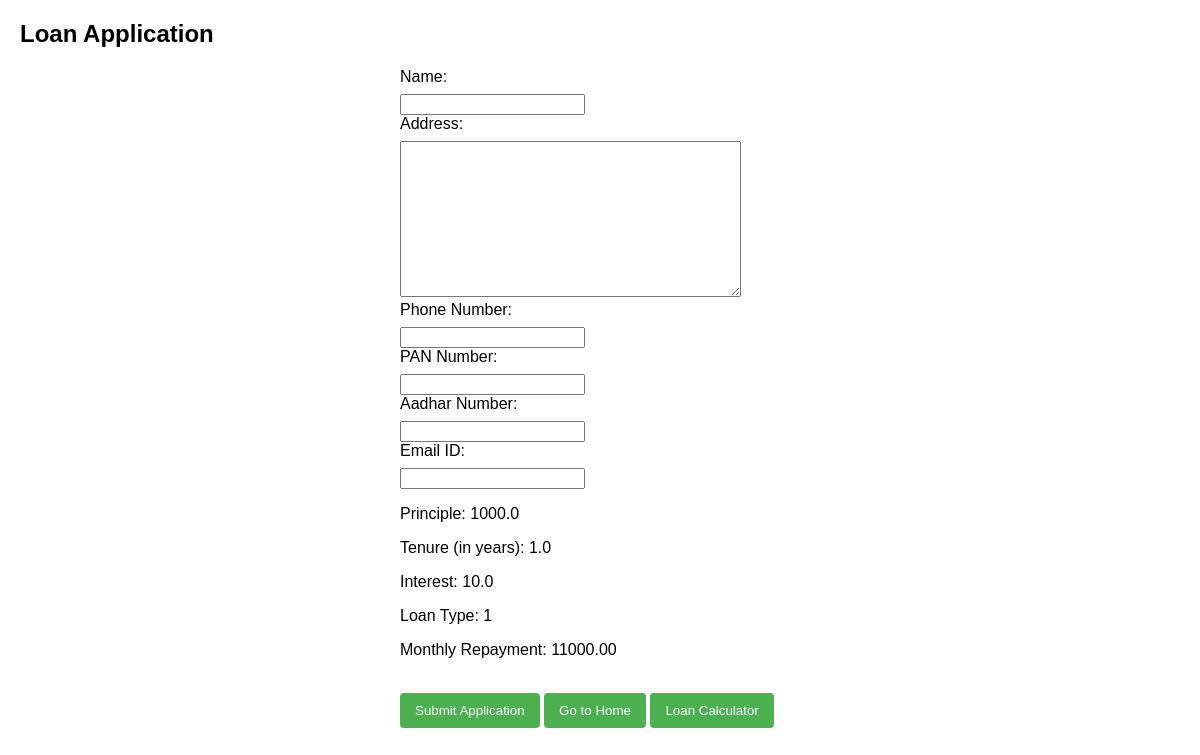
The page /apply_loan/apply_loan/ on the database its author committed.
### loan_calculator/models.py (models this page shows)
class Loan(models.Model):
    principle = models.FloatField()
    tenure = models.FloatField()
    interest = models.FloatField()
    loan_type = models.CharField(max_length=2, choices=[("1", "Plan 1 Compound intrest"),("2", "Plan2 Simple intrest")])
    monthly_repayment = models.DecimalField(max_digits=10, decimal_places=2, null=True, blank=True)

### loan_calculator/views.py (the view, shortened to what this page needs)
# urls.py: path('apply_loan/', ApplyLoan.as_view(), name='apply_loan'),
class ApplyLoan(View):
    template_name = 'loan_calculator/applyloan.html'
    def get(self, request):
        loan = Loan.objects.last()
        form = ApplyLoanform()
        return render(request, self.template_name, {'form': form, 'loan':loan})

### loan_calculator/forms.py
class ApplyLoanform(forms.ModelForm):
     class Meta:
        model = ApplyLoan
        fields = [ 'principle', 'tenure', 'interest', 'loan_type', 'name', 'address', 'phone_number', 'pan_number', 'aadhar_number', 'email']

### loan_calculator/templates/loan_calculator/applyloan.html (shortened to what this page needs)
<!DOCTYPE html>
<html lang="en">
<head>
    {% load static %}
    <link rel="stylesheet" href="{% static 'css/styles.css' %}">
</head>
<body>
<h2>Loan Application</h2>
<form method="post" action="{% url 'loan_calculator:apply_loan' %}">
    <label for="{{ form.name.id_for_label }}">Name:</label>
    {{ form.name }}
    <br>
    <label for="{{ form.address.id_for_label }}">Address:</label>
    {{ form.address }}
    <br>
    <label for="{{ form.phone_number.id_for_label }}">Phone Number:</label>
    {{ form.phone_number }}
    <label for="{{ form.pan_number.id_for_label }}">PAN Number:</label>
    {{ form.pan_number }}
    <label for="{{ form.aadhar_number.id_for_label }}">Aadhar Number:</label>
    {{ form.phone_number }}
    <label for="{{ form.email.id_for_label }}">Email ID:</label>
    {{ form.email }}
<p>Principle: {{ loan.principle }}</p>
<p>Tenure (in years): {{ loan.tenure }}</p>
<p>Interest: {{ loan.interest }}</p>
<p>Loan Type: {{ loan.loan_type }}</p>
<p>Monthly Repayment: {{ loan.monthly_repayment }}</p>
    <br>
    <button type="submit">Submit Application</button>
    <a href="{% url 'loan_calculator:home' %}">
        <button type="button">Go to Home</button></a>
<a href="{% url 'loan_calculator:calculate_loan' %}">
    <button type="button">Loan Calculator</button>
</a>
</form>
</body>
</html>

### loan_calculator/static/css/styles.css (style rules this page uses)
body { font-family: Arial, sans-serif; margin: 20px; }
form { max-width: 400px; margin: auto; }
label { display: block; margin-bottom: 8px; }
button { background-color: #4CAF50; color: white; padding: 10px 15px; border: none; border-radius: 4px; cursor: pointer; }

### rows shown on the page
Loan: principle "1000.0", tenure "1.0", interest "10.0", loan_type "1", monthly_repayment "11000.00"
